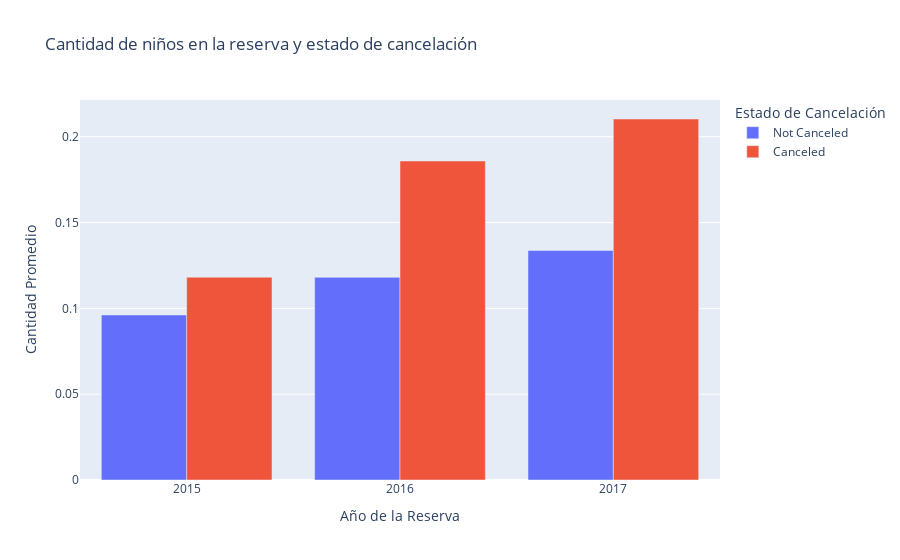

The notebook cell saved with this chart:
### Code cell
# Convert 'is_canceled' to a categorical label (e.g., "Canceled" or "Not Canceled")
grouped['cancel_status'] = grouped['is_canceled'].apply(lambda x: 'Canceled' if x == 1 else 'Not Canceled')
# Create the bar plot with separate bars for each year and cancellation status
fig = px.bar(
    grouped,
    x='arrival_date_year', 
    y='mean', 
    color='cancel_status',  # Different colors for canceled and not canceled
    title='Cantidad de niños en la reserva y estado de cancelación',
    barmode='group',  # Groups by year and cancellation status
    labels={'mean': 'Cantidad Promedio',  'arrival_date_year': 'Año de la Reserva', 'cancel_status': 'Estado de Cancelación'}
)

fig.show()

### Figure 1 — Plotly figure (JSON) as saved in the notebook; plotly's stock layout.template omitted (floating-point values rounded to 4 significant figures)
{"data": [{"alignmentgroup": "True", "hovertemplate": "Estado de Cancelación=Not Canceled<br>Año de la Reserva=%{x}<br>Cantidad Promedio=%{y}<extra></extra>", "legendgroup": "Not Canceled", "marker": {"color": "#636efa", "pattern": {"shape": ""}}, "name": "Not Canceled", "offsetgroup": "Not Canceled", "orientation": "v", "showlegend": true, "textposition": "auto", "type": "bar", "x": [2015, 2016, 2017], "xaxis": "x", "y": [0.09614, 0.1181, 0.1337], "yaxis": "y"}, {"alignmentgroup": "True", "hovertemplate": "Estado de Cancelación=Canceled<br>Año de la Reserva=%{x}<br>Cantidad Promedio=%{y}<extra></extra>", "legendgroup": "Canceled", "marker": {"color": "#EF553B", "pattern": {"shape": ""}}, "name": "Canceled", "offsetgroup": "Canceled", "orientation": "v", "showlegend": true, "textposition": "auto", "type": "bar", "x": [2015, 2016, 2017], "xaxis": "x", "y": [0.1181, 0.1858, 0.2103], "yaxis": "y"}], "layout": {"barmode": "group", "legend": {"title": {"text": "Estado de Cancelación"}, "tracegroupgap": 0}, "title": {"text": "Cantidad de niños en la reserva y estado de cancelación"}, "xaxis": {"anchor": "y", "domain": [0, 1], "title": {"text": "Año de la Reserva"}}, "yaxis": {"anchor": "x", "domain": [0, 1], "title": {"text": "Cantidad Promedio"}}}}
